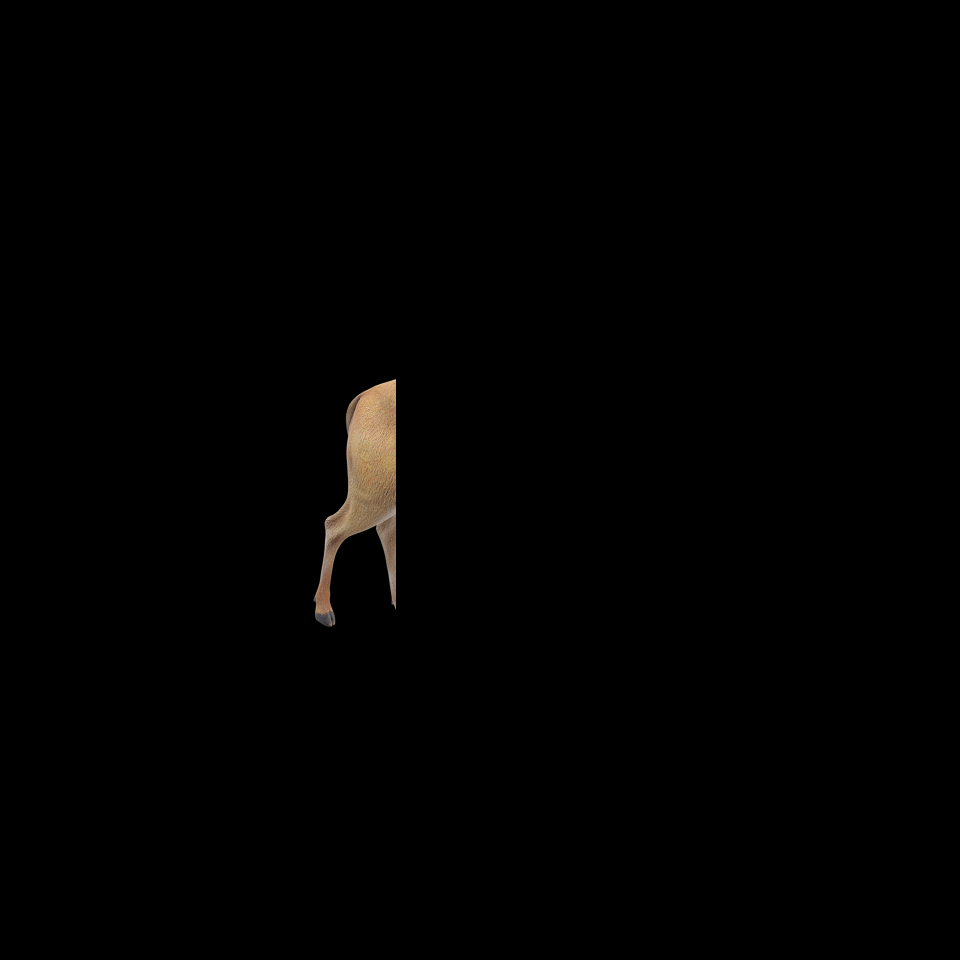
#> input picture For Exp in thesis/1.png, 1920 x 1920 px, given in place of fl_one_GS_n1_1,n2_0_p_1,nl.png, which was not available (shown at 1/2 size)
$ python IFT_check_loop_RGB_T.py
#> lines starting #> are read from the running program, lines starting #| are printed output that depends on the picture; long printed decimals are rounded; pictures that were not available may be replaced by others from this repository, and a replacement may not be noted
# -*- coding: utf-8 -*-
"""
Created on Sat Dec 14 17:55:01 2024

@author: Shang Gao
"""


import numpy as np
import matplotlib.pyplot as plt
from scipy.fft import ifft2,ifftshift

"""This file can process multiple holograms together and automatically, where the SNR and Diff are calculated for each one."""
# Read the path of original image.
original_path2="C:/Users/Laboratorio/MakeHologram/FFT_CGH_thesis/SNR_Diff/fl_one.png"
# Save the iteration numbers in different arrays.
r1=[0]
r2=[1,40]
r3=[20]
power=[1, 2, 3, 4]
# n1 and n2 are iterations for the GS without and with the wimdow.
for n1 in r2:

    for n2 in r1:
        # n2=40-n1
        # Use n1, n2, and p to complete the file path for reading different holograms.
        for p in power:
            file_path1 =f"C:/Users/Laboratorio/OneDrive/Documents/Microstar/Simulation of difference of CGHs/SNR_Diff small RGB and fl_TF/fl/L620/fl_one_GS_n1_{n1},n2_{n2}_p_{p},nl.png"
            # Read RGB CGHs .
            holo1 = plt.imread(file_path1)
#> holo1 is the input picture: shape (1920, 1920, 3) float32; mean R, G, B 0.00649, 0.00525, 0.00397

            height=holo1.shape[0]
#> height = 1920
            width=holo1.shape[1]
#> width = 1920
            # Convert grayscales to angles.
            holo1_R_angle=holo1[:,:,0]*2*np.pi
            holo1_G_angle=holo1[:,:,1]*2*np.pi
            holo1_B_angle=holo1[:,:,2]*2*np.pi

            # Compute inverse FFT of phase holograms to get reconstrutions.
            Reconstruction_holo1_r = ifftshift(ifft2(np.exp(1j * holo1_R_angle)))
            Reconstruction_holo1_g = ifftshift(ifft2(np.exp(1j * holo1_G_angle)))
            Reconstruction_holo1_b = ifftshift(ifft2(np.exp(1j * holo1_B_angle)))

            l=620
            c_w,c_h=width//2,height//2
#> c_w = 960; c_h = 960
            lh,lw=height-2*l,width-2*l # The size of the window.
#> lh = 680; lw = 680
            I1_r=np.abs(Reconstruction_holo1_r)**2
            I1_r_normalized = I1_r / np.sum(I1_r[c_h-lh//2:c_h+lh//2, c_w-lw//2:c_w+lw//2]) # All the sum is 1.
            I1_g=np.abs(Reconstruction_holo1_g)**2
            I1_g_normalized = I1_g / np.sum(I1_g[c_h-lh//2:c_h+lh//2, c_w-lw//2:c_w+lw//2])
            I1_b=np.abs(Reconstruction_holo1_b)**2
            I1_b_normalized = I1_b / np.sum(I1_b[c_h-lh//2:c_h+lh//2, c_w-lw//2:c_w+lw//2])
            # Normalized Original
            original2=plt.imread(original_path2)
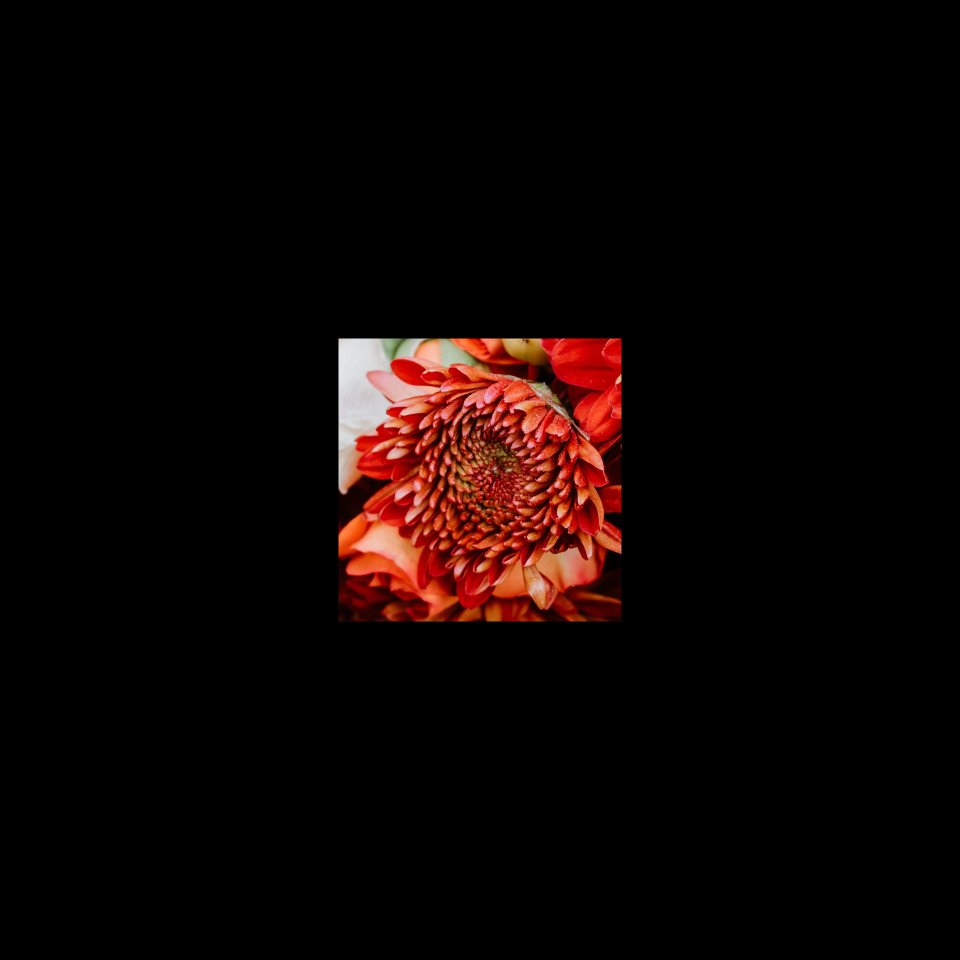
#> input picture For Exp in thesis/fl_one.png, 1920 x 1920 px, found by its file name (shown at 1/2 size)
#> original2 is the input picture: shape (1920, 1920, 3) float32; mean R, G, B 0.0555, 0.0202, 0.0147
            original2_r=original2[:,:,0]/np.sum(original2[:,:,0][c_h-lh//2:c_h+lh//2, c_w-lw//2:c_w+lw//2])
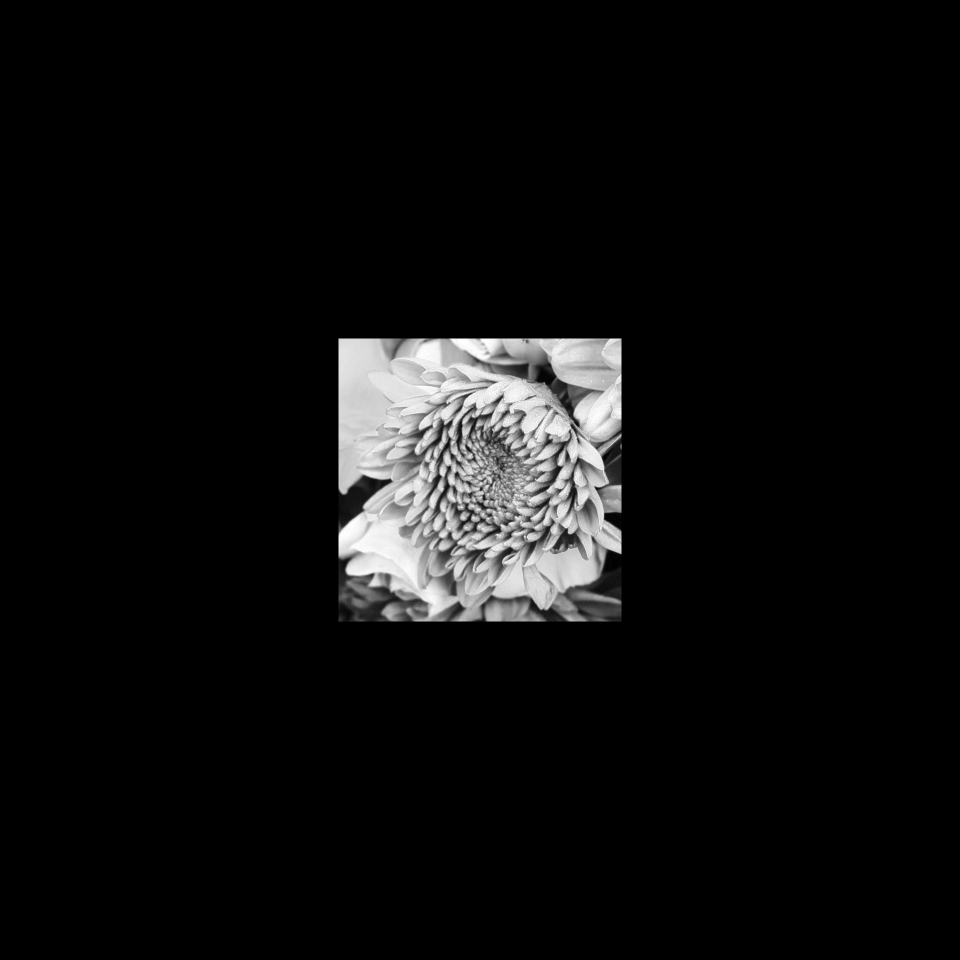
#> original2_r: shape (1920, 1920) float32 (shown at 1/2 size); min 0, max 4.89e-06, mean 2.71e-07; drawn with min black and max white
            original2_g=original2[:,:,1]/np.sum(original2[:,:,1][c_h-lh//2:c_h+lh//2, c_w-lw//2:c_w+lw//2])
            original2_b=original2[:,:,2]/np.sum(original2[:,:,2][c_h-lh//2:c_h+lh//2, c_w-lw//2:c_w+lw//2])
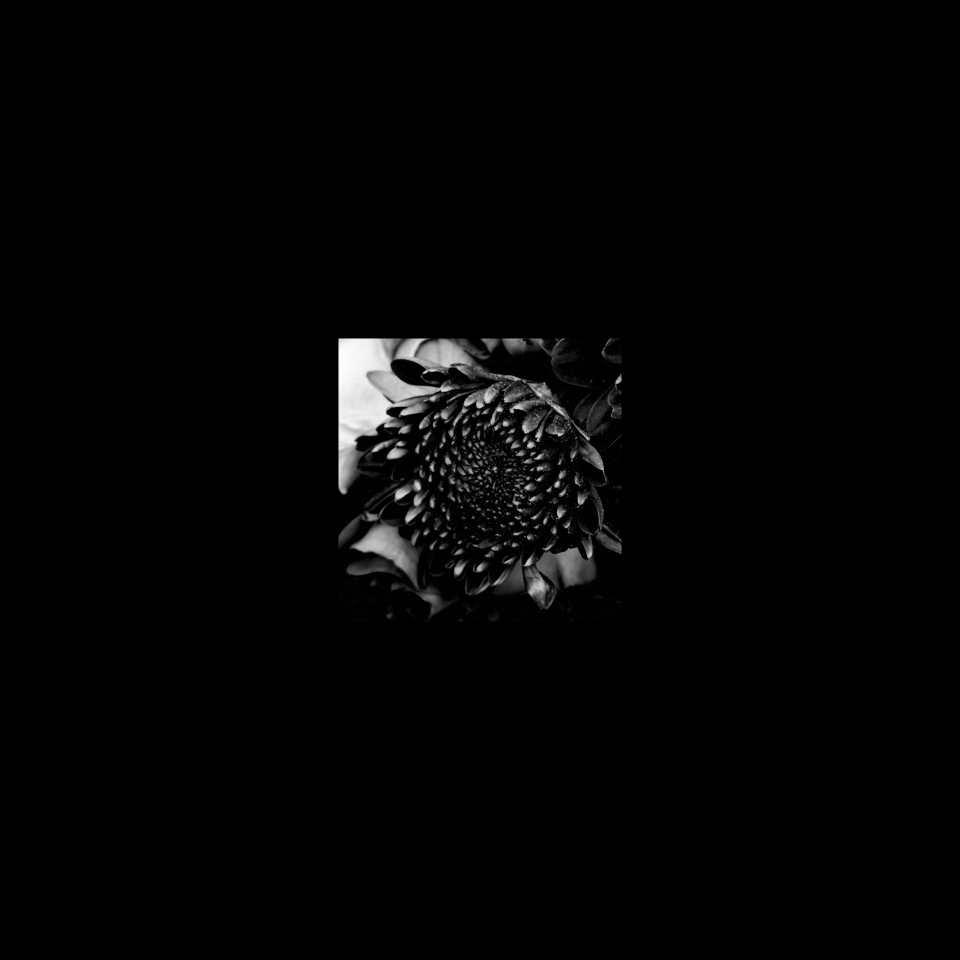
#> original2_b: shape (1920, 1920) float32 (shown at 1/2 size); min 0, max 1.69e-05, mean 2.71e-07; drawn with min black and max white

            # SNR in the window.
            SNR_r=np.sum(I1_r[c_h-lh//2:c_h+lh//2, c_w-lw//2:c_w+lw//2])/(np.sum(I1_r)-np.sum(I1_r[c_h-lh//2:c_h+lh//2, c_w-lw//2:c_w+lw//2]))
#> SNR_r = 1360.1
            SNR_g=np.sum(I1_g[c_h-lh//2:c_h+lh//2, c_w-lw//2:c_w+lw//2])/(np.sum(I1_g)-np.sum(I1_g[c_h-lh//2:c_h+lh//2, c_w-lw//2:c_w+lw//2]))
#> SNR_g = 1125.4
            SNR_b=np.sum(I1_b[c_h-lh//2:c_h+lh//2, c_w-lw//2:c_w+lw//2])/(np.sum(I1_b)-np.sum(I1_b[c_h-lh//2:c_h+lh//2, c_w-lw//2:c_w+lw//2]))
#> SNR_b = 1172.9
            SNR=(SNR_r+SNR_g+SNR_b)/3
#> SNR = 1219.5

            diff_r=original2_r[c_h-lh//2:c_h+lh//2, c_w-lw//2:c_w+lw//2]-I1_r_normalized[c_h-lh//2:c_h+lh//2, c_w-lw//2:c_w+lw//2]
            diff_g=original2_g[c_h-lh//2:c_h+lh//2, c_w-lw//2:c_w+lw//2]-I1_g_normalized[c_h-lh//2:c_h+lh//2, c_w-lw//2:c_w+lw//2]
            diff_b=original2_b[c_h-lh//2:c_h+lh//2, c_w-lw//2:c_w+lw//2]-I1_b_normalized[c_h-lh//2:c_h+lh//2, c_w-lw//2:c_w+lw//2]
            # Diff in the window with respect to the original.
            D_r=np.sqrt(np.sum((diff_r)**2))
#> D_r = 0.97
            D_g=np.sqrt(np.sum((diff_g)**2))
#> D_g = 0.964
            D_b=np.sqrt(np.sum((diff_b)**2))
#> D_b = 0.967
            D=(D_r+D_g+D_b)/3
#> D = 0.967
            print(f"n1 {n1} n2 {n2} p{ p}: SNR={SNR} Diff={D}")
#| n1 1 n2 0 p1: SNR=1219.485 Diff=0.9669
            max_Diff=2.5e-06
            # Save the absolute of the difference distribution between reconstruction and the original, here the absolute calculation is applied.
            plt.figure()
            plt.imshow(abs(diff_r)+abs(diff_g)+abs(diff_b),vmax=max_Diff,cmap="YlGnBu")
            plt.colorbar()
            plt.axis("off")
            plt.savefig(f"Diff n1_{n1} n2_{n2}.png", dpi=300, bbox_inches='tight')
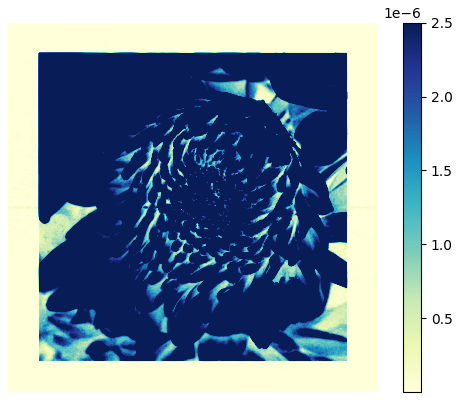
#> figure drawn by matplotlib, 2 panels
            plt.close()

            f=500**2 # Small value for seeing noise.
            I1_rgb=np.zeros_like(holo1)
            I1_rgb[:, :, 0] = I1_r_normalized*f
            I1_rgb[:, :, 1] = I1_g_normalized*f
            I1_rgb[:, :, 2] = I1_b_normalized*f
            # Save the reconstructed intensity.
            plt.figure()
            plt.imshow(I1_rgb)
            plt.axis("off")
            plt.savefig(f"Full Re I n1_{n1} n2_{n2} p_{p}.png", dpi=300, bbox_inches='tight')
            plt.close()
            # Save the reconstructed magnitude.
            M_rgb=np.zeros_like(holo1)
            M_rgb[:, :, 0] = np.abs(Reconstruction_holo1_r)*f
            M_rgb[:, :, 1] = np.abs(Reconstruction_holo1_g)*f
            M_rgb[:, :, 2] = np.abs(Reconstruction_holo1_b)*f

            plt.figure()
            plt.imshow(M_rgb)
            plt.axis("off")
            plt.savefig(f"Full Re Mag n1_{n1} n2_{n2} p_{p}.png", dpi=300, bbox_inches='tight')
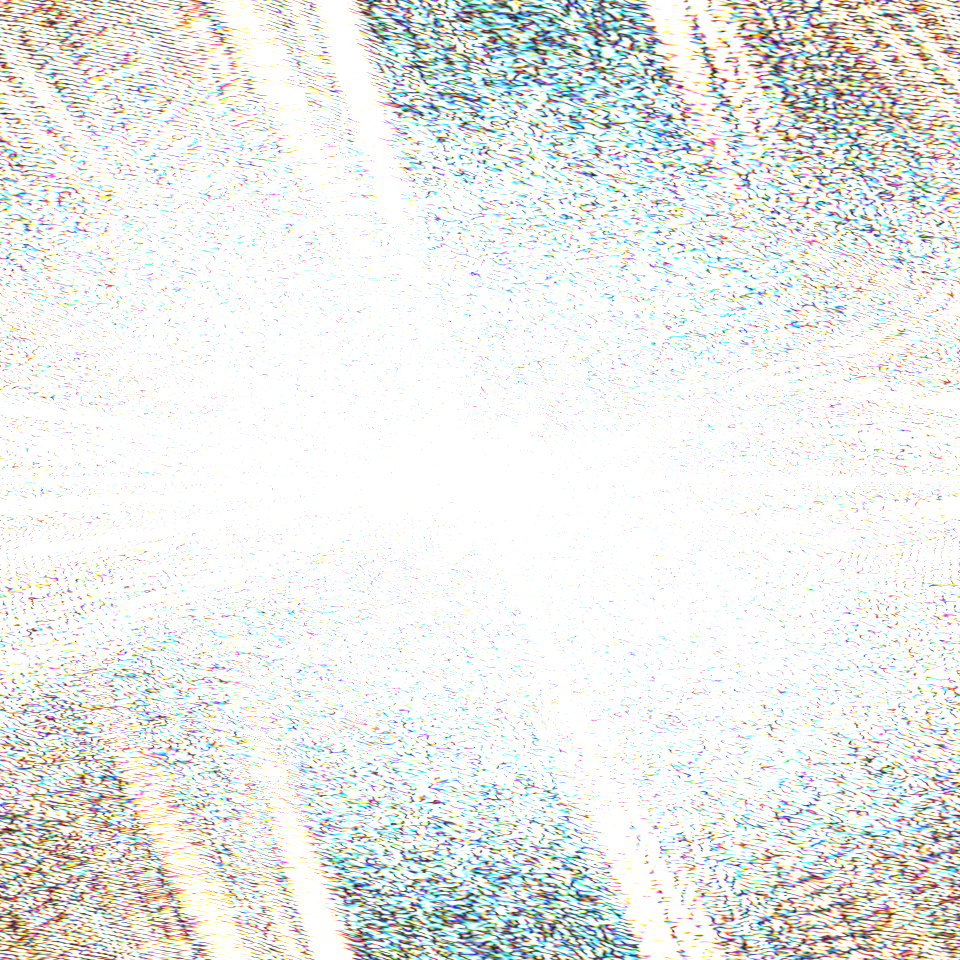
#> shown: shape (1920, 1920, 3) float32 (shown at 1/2 size); mean R, G, B 0.922, 0.929, 0.921
            plt.close()
            # Save the intensity profile crossing the center row.
            plt.figure()
            plt.plot(I1_r_normalized[c_h,:], label="R channel", color='red')
            plt.plot(I1_g_normalized[c_h,:], label="G channel", color='green')
            plt.plot(I1_b_normalized[c_h,:], label="B channel", color='blue')
            plt.ylim(0,2.5e-5)
            plt.legend()
            plt.gca().xaxis.set_visible(False)
            plt.savefig(f"I profile n1_{n1} n2_{n2} p_{p}.png", dpi=300, bbox_inches='tight')
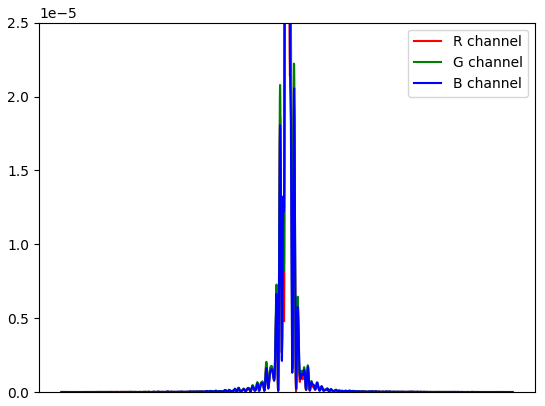
#> figure drawn by matplotlib, 1 panel; curve peaks at x = 960, y = 0.97; curve peaks at x = 960, y = 0.964; curve peaks at x = 960, y = 0.967
            plt.close()
            # Save the magnitude profile crossing the center row.
            plt.figure()
            plt.plot(np.abs(Reconstruction_holo1_r)[c_h,:], label="R channel", color='red')
            plt.plot(np.abs(Reconstruction_holo1_g)[c_h,:], label="G channel", color='green')
            plt.plot(np.abs(Reconstruction_holo1_b)[c_h,:], label="B channel", color='blue')
            plt.ylim(0,0.005)
            plt.legend()
            plt.gca().xaxis.set_visible(False)
            plt.savefig(f"Mag profile n1_{n1} n2_{n2} p_{p}.png", dpi=300, bbox_inches='tight')
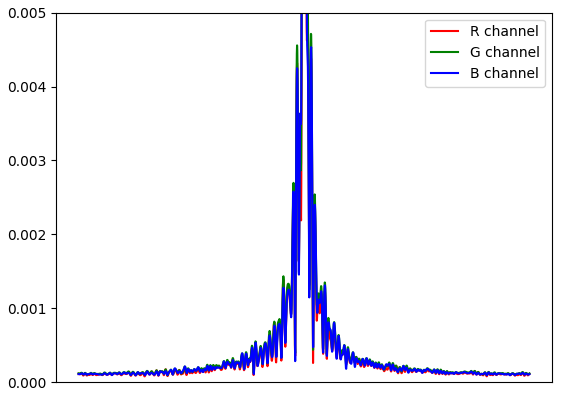
#> figure drawn by matplotlib, 1 panel; curve peaks at x = 960, y = 0.984; curve peaks at x = 960, y = 0.981; curve peaks at x = 960, y = 0.983
#> (the run stopped early here; a loop or call above may not have finished)
